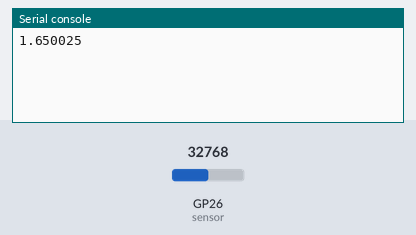
Recording of a program running on a simulated Raspberry Pi Pico running MicroPython. On the bench: the last lines printed to the serial console. The inputs (shaded band) are chosen by the test bench; at power-on: GP26 (sensor) = 32768 (analog values on the 0–65535 scale).

Above: at 1.2 s.
1.3 s: GP26 (sensor) set to 45874
At 2.6 s:
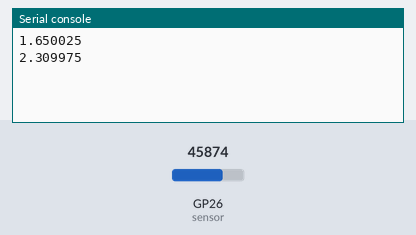
4.0 s: GP26 (sensor) set to 57670
At 5.3 s:
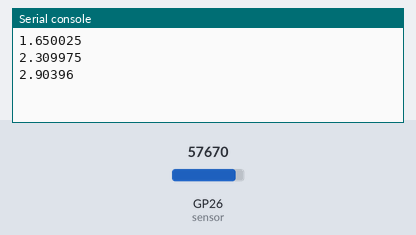
Timing chart, 0 to 7.0 s (numbered marks = the images above; inputs shaded):
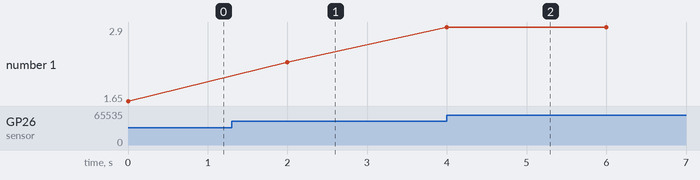

Measured:
- after the input at 1.3 s, the serial console: prints a new line after 0.70 s (image 1)
- after the input at 4.0 s, the serial console: prints a new line at once (image 2)
- plotted number 1: 1.65 → 2.31 after the input at 1.3 s, 2.31 → 2.9 after the input at 4.0 s

The program:

Heartbeat.py
```python
from machine import ADC
from utime import sleep

sensor = ADC(26)

conversion_factor = 3.3 / (65535)

while True:
        lectura = sensor.read_u16() * conversion_factor
	print(lectura)
        sleep(2)
```
